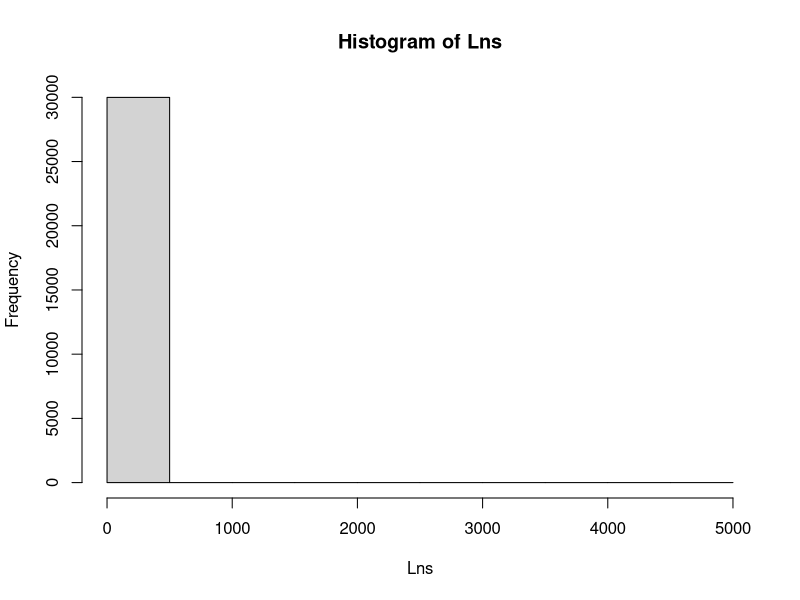

Recreate this plot in R.
#-------------------------------------------------------------------------------
# Sequential anytime-valid inference using e-processes - Example Ramdas s. 94
#-------------------------------------------------------------------------------

# Binomial example

#-------------------------------------------------------------------------------
# Neyman–Pearson
#-------------------------------------------------------------------------------

# Defining parameters
p0 <- 0.5
p1 <- 0.6
alpha <- 0.05
beta <- 0.05
B <- 3*10^4

# Definition of L_n
L_n_binom <- function(n, p) {
  X <- rbinom(n, 1, p)
  prod(dbinom(X,1,p1)/dbinom(X,1,p0))
}

# We empirically find the quantile
Lns <- vector()
n <- 280
for(i in 1:B) Lns[i] <- L_n_binom(n, p0)
hist(Lns)
gamma <- quantile(Lns,0.95)

# We define the Neyman Pearson test
np_test <- function(L_n) as.numeric(L_n >= gamma)

#-------------------------------------------------------------------------------
# SPRT
#-------------------------------------------------------------------------------

gamma0 <- beta
gamma1 <- 1/alpha

ratio <- function(p) {
  ratio_func <- function(){
    X <- rbinom(1, 1, p)
    prod(dbinom(X,1,p1)/dbinom(X,1,p0))
  }
  return(ratio_func)
}

sprt_test <- function(ratio) {
  L <- 1
  i <- 0
  while(L <= gamma1 & gamma0 <= L){
    L <- L * ratio()
    i <- i + 1
  }
  return(c(L >= 1, i))
}

sprt_test(ratio(p1))

#-------------------------------------------------------------------------------
# Comparison
#-------------------------------------------------------------------------------

# Under nul

sprt_test_res <-  matrix(ncol = 2, nrow = B)
NP_test_res <- vector()

for(j in 1:B){
  sprt_test_res[j,] <- sprt_test(ratio(p0))
  L <- L_n_binom(n, p0)
  NP_test_res[j] <- np_test(L)
}

mean(NP_test_res)
colMeans(sprt_test_res)

# Under alternativ

sprt_test_res1 <- matrix(ncol = 2, nrow = B)
NP_test_res1 <- vector()

for(j in 1:B){
  sprt_test_res1[j,] <- sprt_test(ratio(p1))
  L <- L_n_binom(n, p1)
  NP_test_res1[j] <- np_test(L)
}

mean(NP_test_res1)
colMeans(sprt_test_res1)

#-------------------------------------------------------------------------------
#-------------------------------------------------------------------------------
# Normal example
#-------------------------------------------------------------------------------
#-------------------------------------------------------------------------------

#-------------------------------------------------------------------------------
# Neyman–Pearson
#-------------------------------------------------------------------------------

alpha <- 0.05
beta <- alpha
set.seed(9475)

# Defining parameters
mu0 <- 0
mu1 <- 0.3
B <- 3*10^4

# Definition of L_n
L_n_norm <- function(n, mu) {
  X <- rnorm(n, mu, 1)
  prod(dnorm(X,mu1,1)/dnorm(X,mu0,1))
}

# We empirically find the quantile for the desired power and type 1 error
# First we find which n corresponds to the desired significance level and type 2 error
alpha_n <- 1
beta_n <- 1
n <- 120

np_test_res0 <- vector()
np_test_res1 <- vector()
while(alpha_n > alpha | beta_n > beta){

  # First we find the needed quantile
  Lns <- vector()
  for(i in 1:(B)) Lns[i] <- L_n_norm(n, mu0)
  gamma <- quantile(Lns,1-alpha)

  # Then we calculate the type 1 and 2 error
  for(j in 1:(2*B)){
    L <- L_n_norm(n, mu0)
    np_test_res0[j] <- np_test(L)
    L <- L_n_norm(n, mu1)
    np_test_res1[j] <- np_test(L)
  }
  alpha_n <- mean(np_test_res0)
  beta_n <- 1 - mean(np_test_res1)
  n <- n + 1
}

n <- n-1
print(n)

#-------------------------------------------------------------------------------
# SPRT
#-------------------------------------------------------------------------------

gamma0 <- beta
gamma1 <- 1/alpha

ratio_norm <- function(mu) {
  ratio_func <- function(){
    X <- rnorm(1, mu, 1)
    prod(dnorm(X,mu1,1)/dnorm(X,mu0,1))
  }
  return(ratio_func)
}

#-------------------------------------------------------------------------------
# Comparison
#-------------------------------------------------------------------------------

# Under nul

sprt_test_res <-  matrix(ncol = 2, nrow = B)
NP_test_res <- vector()

for(j in 1:B){
  sprt_test_res[j,] <- sprt_test(ratio_norm(mu0))
  L <- L_n_norm(n, mu0)
  NP_test_res[j] <- np_test(L)
}

mean(NP_test_res)
colMeans(sprt_test_res)

# Under alternativ

sprt_test_res1 <- matrix(ncol = 2, nrow = B)
NP_test_res1 <- vector()

for(j in 1:B){
  sprt_test_res1[j,] <- sprt_test(ratio_norm(mu1))
  L <- L_n_norm(n, mu1)
  NP_test_res1[j] <- np_test(L)
}

mean(NP_test_res1)
colMeans(sprt_test_res1)

# Misspecified

sprt_test_res2 <- matrix(ncol = 2, nrow = B)
NP_test_res2 <- vector()

for(j in 1:B){
  sprt_test_res2[j,] <- sprt_test(ratio_norm(0.2))
  L <- L_n_norm(n, 0.2)
  NP_test_res2[j] <- np_test(L)
}

mean(NP_test_res2)
colMeans(sprt_test_res2)

#-------------------------------------------------------------------------------
# Alpha - spending
#-------------------------------------------------------------------------------

set.seed(9372)

n1 <- 80
n2 <- 123

for(i in 1:(2*B)) Lns[i] <- L_n_norm(n1, mu0)
gamma1 <- quantile(Lns,1 - alpha/2)

for(i in 1:(2*B)) Lns[i] <- L_n_norm(n2, mu0)
gamma2 <- quantile(Lns,1 - alpha/2)

np_test_seq <- function(L_n, gamma) as.numeric(L_n >= gamma)
gammas <- c(gamma1, gamma2)

# Under null
ns <- vector()
NP_test_res_seq0 <- vector()
for(j in 1:B){
  L <- L_n_norm(n1, mu0)
  test_res <- np_test_seq(L, gammas[1])
  if(test_res != 1) {
    L <- L_n_norm(n2-n1, mu0) * L
    test_res <- np_test_seq(L, gammas[2])
    ns[j] <- n2
  }
  else{
    ns[j] <- n1
  }
  NP_test_res_seq0[j] <- test_res
}

mean(NP_test_res_seq0)
mean(ns)

# Under alternative
NP_test_res_seq1 <- vector()
for(j in 1:B){
  L <- L_n_norm(n1, mu1)
  test_res <- np_test_seq(L, gammas[1])
  if(test_res != 1) {
    L <- L_n_norm(n2-n1, mu1) * L
    test_res <- np_test_seq(L, gammas[2])
    ns[j] <- n2
  }
  else{
    ns[j] <- n1
  }
  NP_test_res_seq1[j] <- test_res
}

# Under misspecification
NP_test_res_seq2 <- vector()
for(j in 1:B){
  L <- L_n_norm(n1, 0.2)
  test_res <- np_test_seq(L, gammas[1])
  if(test_res != 1) {
    L <- L_n_norm(n2-n1, 0.2) * L
    test_res <- np_test_seq(L, gammas[2])
    ns[j] <- n2
  }
  else{
    ns[j] <- n1
  }
  NP_test_res_seq2[j] <- test_res
}

mean(NP_test_res_seq2)
mean(ns)
